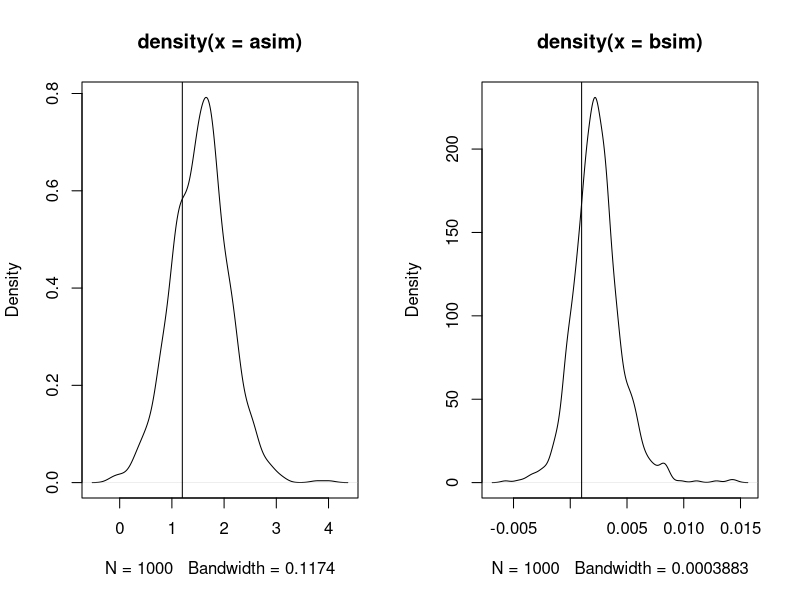

Write R code to recreate this figure.
#First R Program for Fish 505
#Mike Hawkshaw
#Jan 7 2014
#
#Very Simple Bull Trout Population Model
#########################################################################################################
#Model Steps:  Please See presentation figures for Bull Trout Life Hstory Diagram
#########################################################################################################
#
#	1) 	Eggs->Juveille 							 	(3 year lag density dependant recruitment)
#	2)	Juvenile->Adult								(three years of juvenile growth)
#	3)	Adult->Post Harvest Adults					(Recreational fishing mortality)
#	4)	Adult->Post Poaching Adults					(Poaching mortlity)
#	5)	Adult->Annual Survival						(Adult overwinter suvival)
#
#########################################################################################################
#Pseudo Code: Conceptual framework we build from 
#########################################################################################################
#	Set variables
#	Generate Recruitment deviations (optional)
#	Initialize populations
#	Simulate population dynamics
#
#		Loop over y years
#
#		1) 	 	rt[y-3]=st[y-6]*exp(ricker_a-ricker_b*st[y-6]+wt[y-6]) 		(3 year lag density dependant recruitment)
#		2)	 	st[y]=st[y-1]*Sa+Rt[y-3]*(Sj^3)								(three years of juvenile growth)
#		3)	 	st[y]=st[y]*(1-u_rec)										(Recreational fishing mortality)
#		4)	 	st[y]=st[y]*(1-u_poach)										(Poaching mortlity)
#	
#########################################################################################################
#Header
#########################################################################################################

rm(list=ls())
set.seed(999)

#########################################################################################################
#Sub Functions
#########################################################################################################
#Dynamics - Subs
bull_trout<-function(sd=0.6,sa=0.8,sj=0.6,ricker_a=1.2,ricker_b=0.001,u_rec=0.05,u_poach=0.25,years=25)
{
wt<-rnorm(years,0,sd)

#	Initialize populations

st<-rep((sj^3*ricker_a/ricker_b),length=years)
rt<-st*exp(ricker_a-ricker_b*st)

#	Simulate population dynamics

for(y in 7:years)
{
	rt[y-3]<-st[y-6]*exp(ricker_a-ricker_b*st[y-6]+wt[y-6])
	st[y]<-sa*st[y-1]+(sj^3)*rt[y-3]
	st[y]<-st[y]*(1-u_rec)
	st[y]<-st[y]*(1-u_poach)
}

#Get things organized by Brood Year

s_by<-st[7:years]
r_by<-rt[10:years]
lnrs<-log(r_by/s_by[1:length(r_by)])

recovered_ricker<-lm(lnrs~s_by[1:length(r_by)])

output<-list(Esc=st,Rec=rt,lnrs=lnrs,a=recovered_ricker$coeff[1],b=(-recovered_ricker$coeff[2]))
return(output)
}


#########################################################################################################
#Graphics - Subs


#########################################################################################################
#Main
#########################################################################################################

#	Set parameters

sa<-0.8
sj<-0.6
ricker_a<-1.2
ricker_b<-0.001
u_rec<-0.05
u_poach<-0.25
years<-25
sims<-1000


#	Generate Recruitment deviations (optional)

wt<-rnorm(years,0,0.6)

#	Initialize populations

st<-rep((sj^3*ricker_a/ricker_b),length=years)
rt<-st*exp(ricker_a-ricker_b*st)

#	Simulate population dynamics

for(y in 7:years)
{
	rt[y-3]<-st[y-6]*exp(ricker_a-ricker_b*st[y-6]+wt[y-6])
	st[y]<-sa*st[y-1]+(sj^3)*rt[y-3]
	st[y]<-st[y]*(1-u_rec)
	st[y]<-st[y]*(1-u_poach)
}

#Get things organized by Brood Year

s_by<-st[7:years]
r_by<-rt[10:years]
lnrs<-log(r_by/s_by[1:length(r_by)])

recovered_ricker<-lm(lnrs~s_by[1:length(r_by)])


asim<-rep(NA,sims)
bsim<-rep(NA,sims)

for(s in 1:sims)
{
	bt<-bull_trout()
	asim[s]<-bt$a
	bsim[s]<-bt$b
}

par(mfcol=c(1,2))
plot(density(asim))
abline(v=ricker_a)
plot(density(bsim))
abline(v=ricker_b)
















